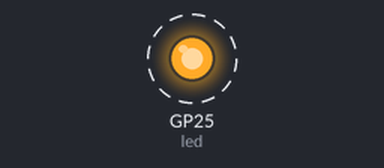
A program run on a simulated Raspberry Pi Pico running MicroPython. Parts: output pins drawn as LEDs (lit = HIGH). Dashed ring = blinking. Threads take turns every 2 ms; what the program prints to the serial console is not drawn. At 10.0 s the program stops and its outputs stay as they are.

Above: at 0.2 s.
Timing chart, 0 to 3.0 s (numbered marks = the images above):
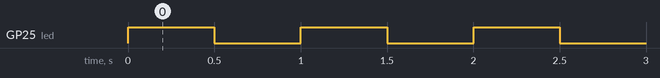

Measured:
- by itself, GP25 (led): alternates HIGH for 0.50 s and LOW for 0.50 s, 20 changes in all, then stays LOW

The program:

smp.py
```python
import time, _thread, machine

def task(n, delay):
    led = machine.Pin(25, machine.Pin.OUT)
    for i in range(n):
        led.high()
        time.sleep(delay)
        led.low()
        time.sleep(delay)
    print('done')

_thread.start_new_thread(task, (10, 0.5))

for i in range(10):
    print("another core print")
    time.sleep(0.5)
```
